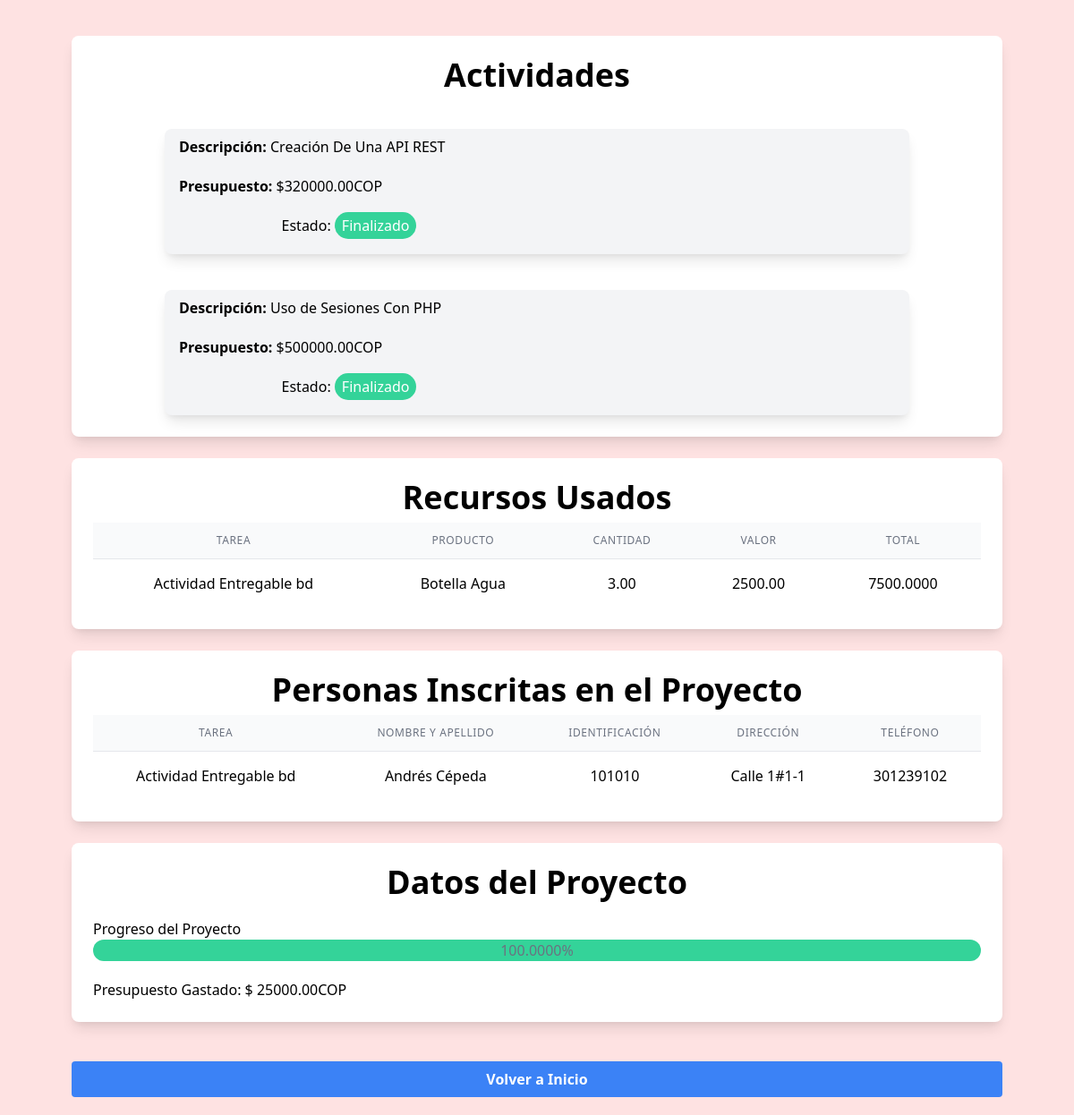
Screenshot of /views/proyecto.php?proyecto=10 (signed in) with the database file from the repository.
### tables this page shows
CREATE TABLE `actividades` (
  `Id_actividad` int NOT NULL AUTO_INCREMENT,
  `Descripcion` varchar(255) NOT NULL,
  `Fecha_inicio` date NOT NULL,
  `Fecha_final` date NOT NULL,
  `Id_proyecto` int NOT NULL,
  `Responsable` int DEFAULT NULL,
  `Estado` varchar(50) NOT NULL,
  `Presupuesto` decimal(10,2) NOT NULL,
  PRIMARY KEY (`Id_actividad`),
  KEY `Id_proyecto` (`Id_proyecto`),
  CONSTRAINT `actividades_ibfk_1` FOREIGN KEY (`Id_proyecto`) REFERENCES `proyectos` (`Id_proyecto`)
);

CREATE TABLE `recursos` (
  `Id_recurso` int NOT NULL AUTO_INCREMENT,
  `Descripcion` varchar(255) NOT NULL,
  `Valor` decimal(10,2) NOT NULL,
  `Unidad_de_medida` varchar(50) NOT NULL,
  PRIMARY KEY (`Id_recurso`)
);

CREATE TABLE `tareas` (
  `Id_tarea` int NOT NULL AUTO_INCREMENT,
  `Descripcion` varchar(255) NOT NULL,
  `Fecha_inicio` date NOT NULL,
  `Fecha_final` date NOT NULL,
  `Id_actividad` int NOT NULL,
  `Estado` varchar(50) NOT NULL,
  `Presupuesto` decimal(10,2) NOT NULL,
  PRIMARY KEY (`Id_tarea`),
  KEY `Id_actividad` (`Id_actividad`),
  CONSTRAINT `tareas_ibfk_1` FOREIGN KEY (`Id_actividad`) REFERENCES `actividades` (`Id_actividad`)
);

CREATE TABLE `personas` (
  `Id_persona` int NOT NULL AUTO_INCREMENT,
  `Nombre` varchar(100) NOT NULL,
  `Apellidos` varchar(100) NOT NULL,
  `Direccion` varchar(255) NOT NULL,
  `Telefono` varchar(20) NOT NULL,
  `Sexo` varchar(10) NOT NULL,
  `Fecha_nacimiento` date NOT NULL,
  `Profesion` varchar(100) NOT NULL,
  `identificacion` varchar(12) NOT NULL,
  `email` text,
  `password` text,
  PRIMARY KEY (`Id_persona`)
);

### models/Actividad.php (called while the page is built, shortened)
<?php
class Actividad {
    static function listar($proyecto) {
        return "SELECT * FROM actividades WHERE id_proyecto = $proyecto";
    }
}
?>

### views/proyecto.php (the view, shortened to what this page needs)
<?php
require('../models/Actividad.php');
$proyecto = isset($_GET['proyecto'])? $_GET['proyecto']: null;
$db = conectar();
$stmt = $db->prepare(Actividad::listar($proyecto));
$stmt->execute();
$actividades = $stmt->fetchAll(PDO::FETCH_ASSOC);
$stmt = $db->prepare("CALL progreso_actividad($proyecto)");
$stmt->execute();
$progreso = $stmt->fetch(PDO::FETCH_ASSOC);
$stmt = $db->prepare("CALL presupuesto_gastado($proyecto)");
$stmt->execute();
$presupuesto_gastado = $stmt->fetch(PDO::FETCH_ASSOC);
$sql = "SELECT tareas.descripcion, CONCAT(personas.nombre, ' ', personas.apellidos) AS nombre, personas.identificacion AS identificacion, personas.direccion AS direccion, personas.telefono AS telefono FROM tareas
        JOIN tareaxpersona ON tareas.id_tarea = tareaxpersona.id_tarea
        JOIN actividades ON actividades.id_actividad = tareas.id_actividad
        JOIN proyectos ON proyectos.id_proyecto = actividades.id_proyecto
        JOIN personas ON tareaxpersona.id_persona = personas.id_persona
        WHERE proyectos.id_proyecto = $proyecto";
$stmt = $db->prepare($sql);
$stmt->execute();
$personas_inscritas = $stmt->fetchAll(PDO::FETCH_ASSOC);
$sql = "SELECT DISTINCT(recursos.id_recurso), recursos.descripcion AS nombre, tareaxrecurso.cantidad AS cantidad, recursos.valor as valor, (tareaxrecurso.cantidad * recursos.valor) AS total, tareas.descripcion AS tarea FROM tareaxrecurso
            JOIN tareas ON tareas.id_tarea = tareaxrecurso.id_tarea
            JOIN actividades ON tareas.id_actividad = actividades.id_actividad
            JOIN proyectos ON proyectos.id_proyecto = actividades.id_proyecto
            JOIN recursos ON tareaxrecurso.id_recurso = recursos.id_recurso
        WHERE proyectos.id_proyecto = $proyecto";
$stmt = $db->prepare($sql);
$stmt->execute();
$recursos_inscritos = $stmt->fetchAll(PDO::FETCH_ASSOC);
?>
<html lang="es">
<head>
    <link href="https://cdn.jsdelivr.net/npm/tailwindcss@2.2.19/dist/tailwind.min.css" rel="stylesheet">
    <link rel='stylesheet' href='https://cdn-uicons.flaticon.com/2.0.0/uicons-solid-rounded/css/uicons-solid-rounded.css'>
</head>
<body class="bg-red-100">
    <div class=" text-center ml-20 mr-20 mt-10 grid gap-6 sm:grid-cols-1 md:grid-cols-1 lg:grid-cols-1 xl:grid-cols-1">
        <div class='bg-white rounded-lg shadow-lg overflow-hidden'>
            <div class='p-6'>
                <h2 class='text-4xl font-bold mb-2'>Actividades</h2>
                <?php foreach($actividades as $act) {?>
                    <div class="bg-gray-100 rounded-lg shadow-lg mt-5 text-center ml-20 mr-20 mt-10 grid gap-6 sm:grid-cols-2 md:grid-cols-2 lg:grid-cols-2 xl:grid-cols-2">
                        <section class="ml-2 text-left b-1 mb-5">
                            <p class="text-l ml-2 mt-2 mb-5"><strong>Descripción: </strong><?php echo $act['Descripcion'];?></p>
                            <p class="text-m ml-2 mt-2 mb-5"><strong>Presupuesto: </strong>$<?php echo $act['Presupuesto'];?>COP</p>
                            <?php
                            if ($act['Estado'] === 'En Curso') {
                                echo "<p class='text-center'>Estado: <span class='bg-yellow-400 text-white rounded-full px-2 py-1'>En Curso</span></p>";
                            }
                            else if ($act['Estado'] === 'Proximamente') {
                                echo "<p class='text-center'>Estado: <span class='bg-blue-500 text-white rounded-full px-2 py-1'>Próximamente</span></p>";
                            }
                            else if ($act['Estado'] === 'No cumplido') {
                                echo "<p class='text-center'>Estado: <span class='bg-red-400 text-white rounded-full px-2 py-1'>No Cumplido</span></p>";
                            }
                            else {
                                echo "<p class='text-center'>Estado: <span class='bg-green-400 text-white rounded-full px-2 py-1'>Finalizado</span></p>";
                            }
                            ?>
                        </section>
                    </div>
                <?php }?>
            </div>
        </div>
        <div class='bg-white rounded-lg shadow-lg overflow-hidden'>
            <div class='p-6'>
                <h2 class='text-4xl font-bold mb-2'>Recursos Usados</h2>
                <table class="min-w-full divide-y divide-gray-200 text-center">
                    <thead class="bg-gray-50">
                        <tr>
                            <th scope="col" class="px-6 py-3  text-xs font-medium text-gray-500 uppercase tracking-wider">Tarea</th>
                            <th scope="col" class="px-6 py-3  text-xs font-medium text-gray-500 uppercase tracking-wider">Producto</th>
                            <th scope="col" class="px-6 py-3  text-xs font-medium text-gray-500 uppercase tracking-wider">Cantidad</th>
                            <th scope="col" class="px-6 py-3  text-xs font-medium text-gray-500 uppercase tracking-wider">Valor</th>
                            <th scope="col" class="px-6 py-3  text-xs font-medium text-gray-500 uppercase tracking-wider">Total</th>
                        </tr>
                    </thead>
                    <tbody class="bg-white divide-y divide-gray-200">
                        <?php foreach($recursos_inscritos as $recurso) { ?>
                            <tr>
                                <td class="px-6 py-4 whitespace-nowrap"><?php echo $recurso['tarea']; ?></td>
                                <td class="px-6 py-4 whitespace-nowrap"><?php echo $recurso['nombre']; ?></td>
                                <td class="px-6 py-4 whitespace-nowrap"><?php echo $recurso['cantidad']; ?></td>
                                <td class="px-6 py-4 whitespace-nowrap"><?php echo $recurso['valor']; ?></td>
                                <td class="px-6 py-4 whitespace-nowrap"><?php echo $recurso['total']; ?></td>
                            </tr>
                        <?php } ?>
                </tbody>
            </table>
            </div>
        </div>
        <div class='bg-white rounded-lg shadow-lg overflow-hidden'>
            <div class='p-6'>
                <h2 class='text-4xl font-bold mb-2'>Personas Inscritas en el Proyecto</h2>
                <table class="min-w-full divide-y divide-gray-200 text-center">
                <thead class="bg-gray-50">
                    <tr>
                        <th scope="col" class="px-6 py-3  text-xs font-medium text-gray-500 uppercase tracking-wider">Tarea</th>
                        <th scope="col" class="px-6 py-3  text-xs font-medium text-gray-500 uppercase tracking-wider">Nombre y Apellido</th>
                        <th scope="col" class="px-6 py-3  text-xs font-medium text-gray-500 uppercase tracking-wider">Identificación</th>
                        <th scope="col" class="px-6 py-3  text-xs font-medium text-gray-500 uppercase tracking-wider">Dirección</th>
                        <th scope="col" class="px-6 py-3  text-xs font-medium text-gray-500 uppercase tracking-wider">Teléfono</th>
                    </tr>
                </thead>
                <tbody class="bg-white divide-y divide-gray-200">
                    <?php foreach($personas_inscritas as $persona) { ?>
                        <tr>
                            <td class="px-6 py-4 whitespace-nowrap"><?php echo $persona['descripcion']; ?></td>
                            <td class="px-6 py-4 whitespace-nowrap"><?php echo $persona['nombre']; ?></td>
                            <td class="px-6 py-4 whitespace-nowrap"><?php echo $persona['identificacion']; ?></td>
                            <td class="px-6 py-4 whitespace-nowrap"><?php echo $persona['direccion']; ?></td>
                            <td class="px-6 py-4 whitespace-nowrap"><?php echo $persona['telefono']; ?></td>
                        </tr>
                    <?php } ?>
                </tbody>
            </table>
            </div>
        </div>
        <div class='bg-white rounded-lg shadow-lg overflow-hidden'>
            <div class='p-6'>
                <h2 class='text-4xl font-bold mb-2'>Datos del Proyecto</h2>
                <section class="mt-5">
                    <h3 class="text-left">Progreso del Proyecto</h3>
                    <div class='bg-green-400 h-6 rounded-full text-gray-500' style='width:<?php echo $progreso['progreso']; ?>%;'><?php echo $progreso['progreso']; ?>%</div>
                </section>
                <section class="mt-5">
                    <h3 class="text-left">Presupuesto Gastado: $ <?php echo $presupuesto_gastado['gastado'];?>COP</h3>
                </section>
            </div>
        </div>
        <a href="./main.php" class='mt-5 mb-5 mr-10 w-full bg-blue-500 hover:bg-blue-700 text-white font-bold py-2 px-4 rounded focus:outline-none focus:shadow-outline'>Volver a Inicio</a>
    </div>
</body>

### rows the page displays
actividades: Descripcion "Creación De Una API REST", Presupuesto "320000.00", shows "Estado:", Estado "Finalizado"
actividades: Descripcion "Uso de Sesiones Con PHP", Presupuesto "500000.00", shows "Estado:", Estado "Finalizado"
recursos: tarea "Actividad Entregable bd", Descripcion "Botella Agua", cantidad "3.00", Valor "2500.00", total "7500.0000"
tareas: Descripcion "Actividad Entregable bd", nombre "Andrés Cépeda", personas.identificacion "101010", personas.Direccion "Calle 1#1-1", personas.Telefono "301239102"

### other values shown
$progreso['progreso'] "100.0000"
$presupuesto_gastado['gastado'] "25000.00"
